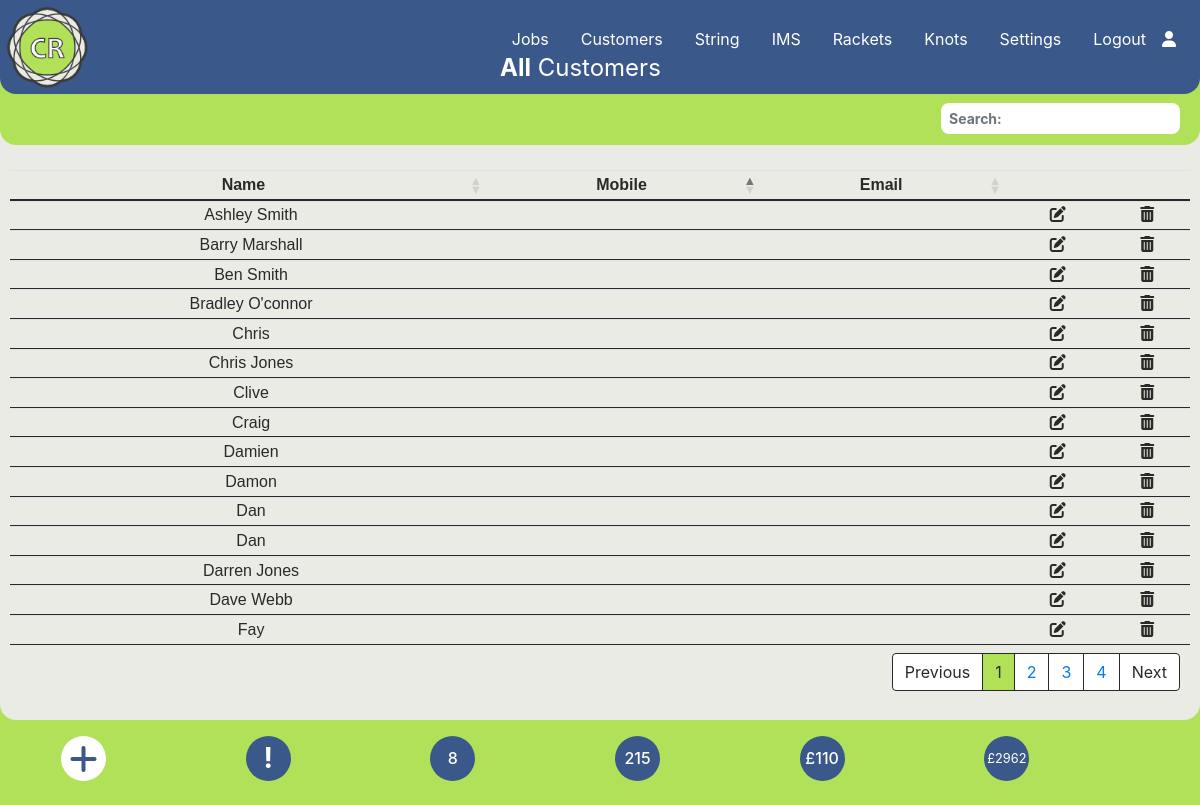
The app's page /customers.php (signed in) with its own data.
### tables this page shows
CREATE TABLE `customer` (
  `cust_ID` int(5) NOT NULL,
  `Name` varchar(100) NOT NULL,
  `Notes` varchar(500) NOT NULL,
  `Email` varchar(100) NOT NULL,
  `Mobile` varchar(20) NOT NULL,
  `pref_string` int(6) NOT NULL,
  `pref_stringc` int(6) NOT NULL,
  `tension` varchar(5) NOT NULL,
  `tensionc` varchar(5) NOT NULL,
  `prestretch` varchar(5) NOT NULL,
  `racketid` int(10) NOT NULL,
  `discount` int(3) NOT NULL DEFAULT 0
);

CREATE TABLE `settings` (
  `id` int(5) NOT NULL,
  `description` varchar(20) NOT NULL,
  `value` varchar(5) NOT NULL
);

### customers.php (the view, shortened to what this page needs)
<?php require_once('./Connections/wcba.php');
require_once('./menu.php');
$current_month_text = date("F");
$current_month_numeric = date("m");
$current_year = date("Y");
$query_Recordset2 = "SELECT * FROM customer LEFT JOIN rackets ON customer.racketid = rackets.racketid LEFT JOIN all_string ON customer.pref_string = all_string.string_id ORDER BY name ASC";
$Recordset2 = mysqli_query($conn, $query_Recordset2) or die(mysqli_error($conn));
$row_Recordset2 = mysqli_fetch_assoc($Recordset2);
$totalRows_Recordset2 = mysqli_num_rows($Recordset2);
$query_Recordset6 = "SELECT * FROM stringjobs WHERE collection_date LIKE '___" . $current_month_numeric . "/" . $current_year . "%'ORDER BY job_id ASC;";
$Recordset6 = mysqli_query($conn, $query_Recordset6) or die(mysqli_error($conn));
$totalRows_Recordset6 = mysqli_num_rows($Recordset6);
$query_Recordset7 = "SELECT * FROM stringjobs ORDER BY job_id ASC;";
$Recordset7 = mysqli_query($conn, $query_Recordset7) or die(mysqli_error($conn));
$totalRows_Recordset7 = mysqli_num_rows($Recordset7);
$query_Recordset8 = "SELECT SUM(price) as SUM from stringjobs;";
$Recordset8 = mysqli_query($conn, $query_Recordset8) or die(mysqli_error($conn));
$row_Recordset8 = mysqli_fetch_assoc($Recordset8);
$sum = $row_Recordset8['SUM'];
$query_Recordset9 = "SELECT SUM(price) as SUM from stringjobs WHERE paid != '1';";
$Recordset9 = mysqli_query($conn, $query_Recordset9) or die(mysqli_error($conn));
$row_Recordset9 = mysqli_fetch_assoc($Recordset9);
$sum_owed = $row_Recordset9['SUM'];
?>
<!DOCTYPE html>
<html lang="en">
<head>
  <link rel="stylesheet" href="https://cdnjs.cloudflare.com/ajax/libs/font-awesome/6.4.2/css/all.min.css">
  <link rel="stylesheet" href="https://stackpath.bootstrapcdn.com/bootstrap/4.3.1/css/bootstrap.min.css">
  <link rel="stylesheet" href="https://cdnjs.cloudflare.com/ajax/libs/bootstrap-datepicker/1.9.0/css/bootstrap-datepicker3.min.css">
  <link rel="stylesheet" href="./css/style.css">
  <link rel="stylesheet" type="text/css" href="https://cdn.datatables.net/1.13.6/css/dataTables.bootstrap4.min.css" />
</head>
<body data-spy="scroll" data-target="#main-nav">
  <?php
  echo $main_menus;
  ?>
  <section>
    <div class="home-section diva">
      <p class="fxdtext"><strong>All</strong> Customers</p>
      <?php if ($totalRows_Recordset2 == 0) {
        echo "<h5 class='text-center text-dark' style='margin-top: 200px;'>No Records found</h5> ";
      } else { ?>
        <table id="tblUser" class="table-text table table-sm center">
          <thead>
            <tr>
              <th style="text-align: center">Name</th>
              <th class="text-center d-none d-md-table-cell">Mobile</th>
              <th class="text-center d-none d-md-table-cell">Email</th>
              <th></th>
              <th></th>
            </tr>
          </thead>
          <tbody>
            <?php
            do { ?>
              <tr>
                <td><?php echo $row_Recordset2['Name']; ?></td>
                <td class="d-none d-md-table-cell"><?php echo $row_Recordset2['Mobile']; ?></td>
                <td class="d-none d-md-table-cell"><?php echo $row_Recordset2['Email']; ?></td>
                <td style="text-align: center"><a class="fa-solid fa-pen-to-square" href="./editcust.php?custid=<?php echo $row_Recordset2['cust_ID']; ?>"></a></td>
                <td style="text-align: center"><i class="fa-solid fa-trash-can" data-toggle="modal" data-target="#delModal<?php echo $row_Recordset2['cust_ID']; ?>"></i></td>
              </tr>
            <?php
            } while ($row_Recordset2 = mysqli_fetch_assoc($Recordset2)); ?>
          </tbody>
        </table>
      <?php } ?>
    </div>
  </section>
  <div class="container center">
    <div class="p-3 row">
      <div class="col-2">
        <a href="./addcustomer.php" type="button" class="dot fa-solid fa-plus fa-2x"></a>
      </div>
      <?php if (!empty($_SESSION['message'])) { ?>
        <div class="col-2">
          <h3 class="blinking" title="Warning Messages" data-toggle="modal" data-target="#warningModal"><strong>!</strong></h3>
        </div>
      <?php } else { ?>
        <div class="col-2">
          <h3 class="dotb" title="Warning Messages"><strong>!</strong></h3>
        </div>
      <?php } ?>
      <div class="col-2">
        <h3 class="dotbt h6 " title="Restrings for <?php echo $current_month_text; ?>"><?php echo $totalRows_Recordset6 ?></h3>
      </div>
      <div class="col-2">
        <a href="#" class="dotbt h6" title="Total restrings"><?php echo $totalRows_Recordset7 ?></a>
      </div>
      <div class="col-2">
        <a href="./jobs-unpaid.php" class="dotbt h6" title="Amount Owed"><?php echo "$currency" . $sum_owed ?></a>
      </div>
      <div class="col-2">
        <a href="#" class="dotbtt h7" title="Total Income"><small><?php echo "$currency" . $sum ?></small></a>
      </div>
    </div>
  </div>
</body>
</html>

### menu.php (shortened to what this page needs)
<?php
$sql = "SELECT * FROM settings where id = 2";
$Recordset1 = mysqli_query($conn, $sql) or die(mysqli_error($conn));
$row_Recordset1 = mysqli_fetch_assoc($Recordset1);
$currency = $row_Recordset1['value'];
$main_menus = '
<nav class="navbar">
<a href="./index.php" ><img class="logopos" src="./img/logo.png" height="95px"></a>
            <ul class="nav-menu">
                <li class="nav-item">
                <a href="./string-jobs.php" class="nav-link">Jobs</a>
                </li>
                <li class="nav-item">
                <a href="./customers.php" class="nav-link">Customers</a>
                </li>
                <li class="nav-item">
                <a href="./string.php" class="nav-link">String</a>
                </li>
                <li class="nav-item">
                <a href="./string-im.php" class="nav-link">IMS</a>
                </li>
                <li class="nav-item">
                <a href="./rackets.php" class="nav-link">Rackets</a>
                </li>
                <li class="nav-item">
                <a href="./knots.php" class="nav-link">Knots</a>
                </li>
                 <li class="nav-item">
                <a href="./site-users.php" class="nav-link">Settings</a>
                </li>'
  . $_SESSION['loginmenu'] . '
            </ul>
            <div class="hamburger">
                <span class="bar"></span>
                <span class="bar"></span>
                <span class="bar"></span>
            </div>
        </nav>';
?>

### css/style.css (style rules this page uses)
body { background: #b1e158; color: #fff; z-index: 0; }
.fxdtext { position: fixed; top: 50px; left: 200px; font-weight: normal; font-size: 24px; color: #ffffff; z-index: 500; }
@media screen and (max-width: 2500px) { .fxdtext { left: 500px; } }
.logopos { position: fixed; top: 0px; left: 0px; padding-top: 0; margin-top: 0; padding-left: 0; margin-left: 0; }
table.dataTable { clear: both; margin-top: 6px !important; margin-bottom: 6px !important; max-width: none !important; border-collapse: collapse !important; border-spacing: 0; padding-top: 120px; padding-left: 10px; padding-right: 10px; }
@media screen and (max-width: 2500px) { .table.dataTable { padding-top: 140px; font-size: 16px; } }
table.dataTable > thead > tr > th { border-bottom: 2px solid #292928; }
table.dataTable > tbody > tr > td { border-bottom: 1px solid #292928; }
.table-text { color: #292928; font-weight: normal; font: 14px Arial, sans-serif; }
.center { margin-left: auto; margin-right: auto; }
.home-section { background: #ebebe6; width: 100%; height: 670px; border-bottom-left-radius: 1rem; border-bottom-right-radius: 1rem; z-index: 1; }
@media screen and (max-width: 2500px) { .home-section { height: 720px; } }
a, a:hover, a:focus { color: inherit; text-decoration: none; transition: all 0.3s; }
.dot { height: 45px; width: 45px; background-color: #ffffff; border-radius: 50%; display: inline-block; color: #3b588a; display: flex; align-items: center; justify-content: center; }
.dotb { height: 45px; width: 45px; background-color: #3b588a; color: #ffffff; border-radius: 50%; display: inline-block; display: flex; align-items: center; justify-content: center; }
.dotbt { height: 45px; width: 45px; background-color: #3b588a; color: #ffffff; border-radius: 50%; display: inline-block; display: flex; align-items: center; justify-content: center; }
.dotbtt { height: 45px; width: 45px; background-color: #3b588a; color: #ffffff; border-radius: 50%; display: inline-block; display: flex; align-items: center; justify-content: center; }
.navbar { position: fixed; width: 100%; background: #3b588a; opacity: 1; padding-right: 100px; height: 94px; z-index: 100; display: flex; justify-content: space-between; align-items: left; padding: 1rem 1.5rem; border-bottom-right-radius: 1rem; border-bottom-left-radius: 1rem; }
.nav-menu { display: flex; justify-content: space-between; align-items: center; }
.nav-item { margin-left: 0rem; }
.nav-link { font-size: 16px; font-weight: 400; color: #ffffff; }
ul { list-style: none; }
.diva { overflow-x: hidden; }
.dt-head-center { text-align: center; }

### records on screen
customer: Name "Ashley Smith"
customer: Name "Barry Marshall"
customer: Name "Ben Smith"
customer: Name "Bradley O'connor"
customer: Name "Chris"
customer: Name "Chris Jones"
customer: Name "Clive"
customer: Name "Craig"
customer: Name "Damien"
customer: Name "Damon"
customer: Name "Dan"
customer: Name "Dan"
customer: Name "Darren Jones"
customer: Name "Dave Webb"
customer: Name "Fay"
settings: value "£"

### other values on screen
$_SESSION['loginmenu'] "Logout"
$totalRows_Recordset6 "8"
$totalRows_Recordset7 "215"
$sum_owed "110"
$sum "2962"
